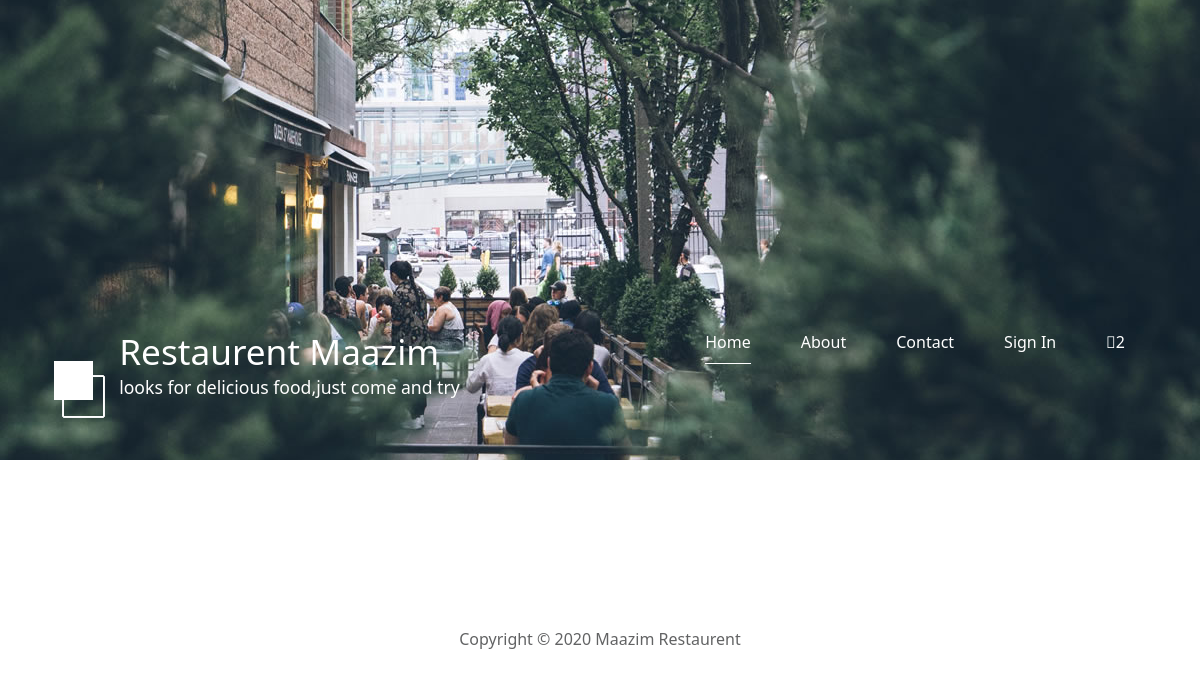
Before: /category_food/3/ with the older database file.
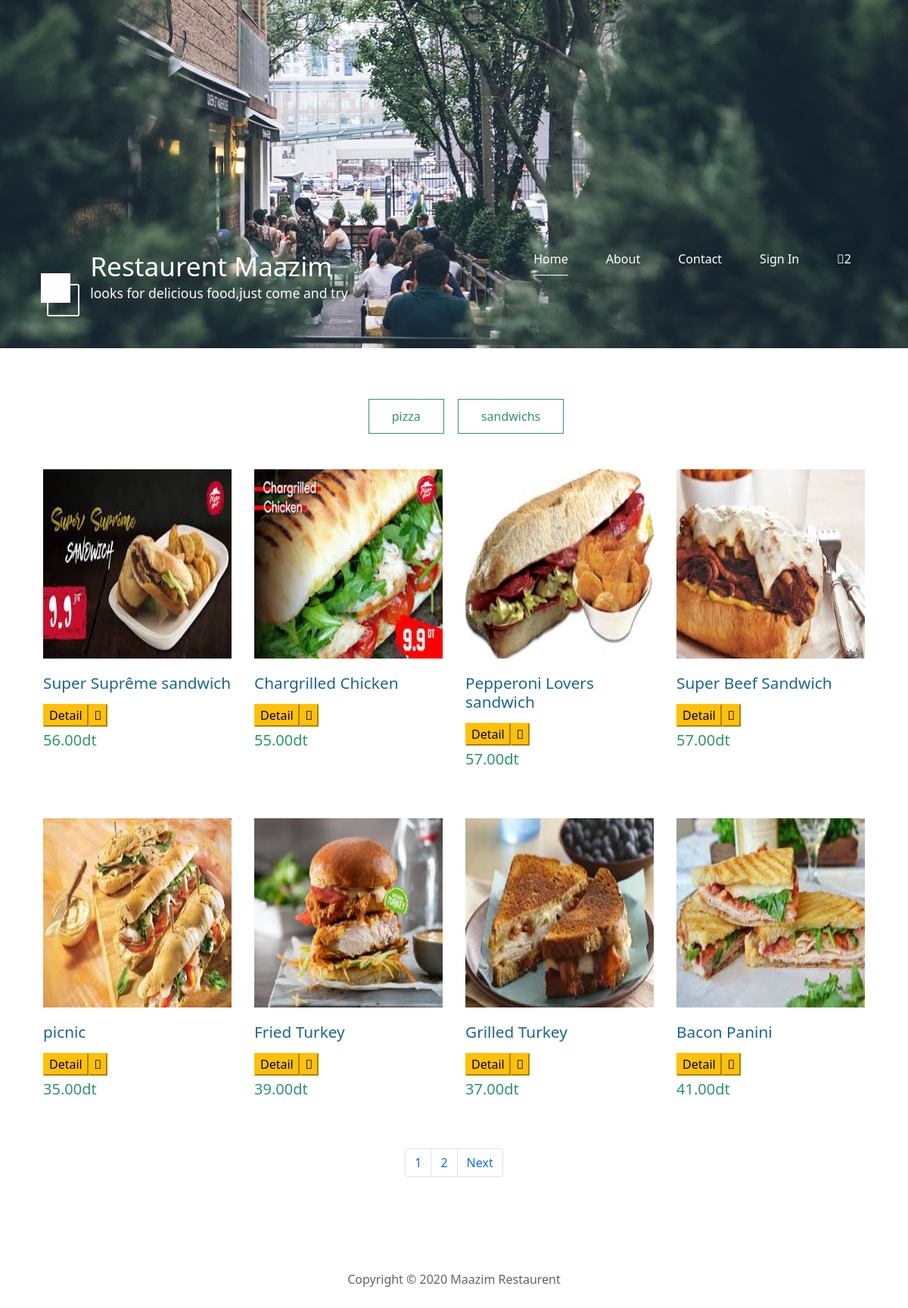
After: the same page with the newer database file.
### food/models.py (models this page shows, shortened)
class Category(models.Model):
    title=models.CharField(max_length=100,null=True)
    class Meta:
        verbose_name='category'
        verbose_name_plural='categories'

class Food(models.Model):
    category=models.ForeignKey(Category,on_delete=models.CASCADE)
    title=models.CharField(max_length=100,null=True)
    description=RichTextUploadingField()
    Ingredients=RichTextUploadingField()
    slug=models.SlugField(null=False,unique=True)
    image=models.ImageField(blank=True,null=True,upload_to='img/')
    price=models.DecimalField(max_digits=5,decimal_places=2,default=0)
    create_at=models.DateTimeField(auto_now_add=True)
    update_at=models.DateTimeField(auto_now=True)

### home/views.py (the view)
# urls.py: path('category_food/<int:id>/', views.category_food,name="category_food"),
def category_food(request,id):
    category=Category.objects.all()
    cat_food=Food.objects.filter(category_id=id)
    paginator=Paginator(cat_food,8)
    page_number=request.GET.get('page')
    page_object=paginator.get_page(page_number)
    context={'page_object':page_object,'category':category}
    return render(request,'home/category_food.html',context)

### home/templates/home/category_food.html (shortened to what this page needs)
{% extends 'home/base.html' %}
{% load static %}
{% block food %}
<div class="container">
		<main>
            <div class="tm-paging-links">
				<nav>
					<ul>
						{% for item in category %}
						<li class="tm-paging-item"><a href="{% url 'home:category_food' item.id %}" class="tm-paging-link  ">{{item.title}}</a></li>
						{% endfor %}
					</ul>
				</nav>
			</div>
			<div class="row tm-gallery">
				<div id="tm-gallery-page-" class="tm-gallery-page justify-content-center">
					{% for item in page_object %}
					<article class="col-lg-3 col-md-4 col-sm-6 col-12 tm-gallery-item ">
						<figure>
							<img src="{{item.image.url}}" alt="Image" style="height: 250px;" class="img-fluid tm-gallery-img" />
							<figcaption>
								<h4 class="tm-gallery-title">{{item.title}}</h4>
                                <div><button class="btn-warning ">Detail</button><button class="btn-warning "><i class="fal fa-shopping-cart"></i></button></div>
								<p class="tm-gallery-price">{{item.price}}dt</p>
							</figcaption>
						</figure>
					</article>
					{% endfor %}
				</div>
				{% if page_object.has_other_pages %}
                <nav aria-label="Page navigation example ">
                    <ul class="pagination justify-content-center">
                        {% for item in page_object.paginator.page_range %}
                        <li class="page-item"><a class="page-link" href="?page={{item}}">{{item}}</a></li>
                        {% endfor %}
                        {% if page_object.has_next %}
                        <li class="page-item"><a class="page-link" href="?page={{page_object.next_page_number}}">Next</a></li>
                        {% endif %}
                    </ul>
                </nav>
                {% endif %}
			</div>
            </main></div>
            {% endblock %}

Changed rows visible on the page:
added Category: title "pizza"
added Category: title "sandwichs"
added Food: image (picture), title "Super Suprême sandwich", price "56.00"
added Food: image (picture), title "Chargrilled Chicken", price "55.00"
added Food: image (picture), title "Pepperoni Lovers sandwich", price "57.00"
added Food: image (picture), title "Super Beef Sandwich", price "57.00"
added Food: image (picture), title "picnic", price "35.00"
added Food: image (picture), title "Fried Turkey", price "39.00"
added Food: image (picture), title "Grilled Turkey", price "37.00"
added Food: image (picture), title "Bacon Panini", price "41.00"
Other visible differences:
new list line: "1"
new list line: "2"
text now shown: "Next"
